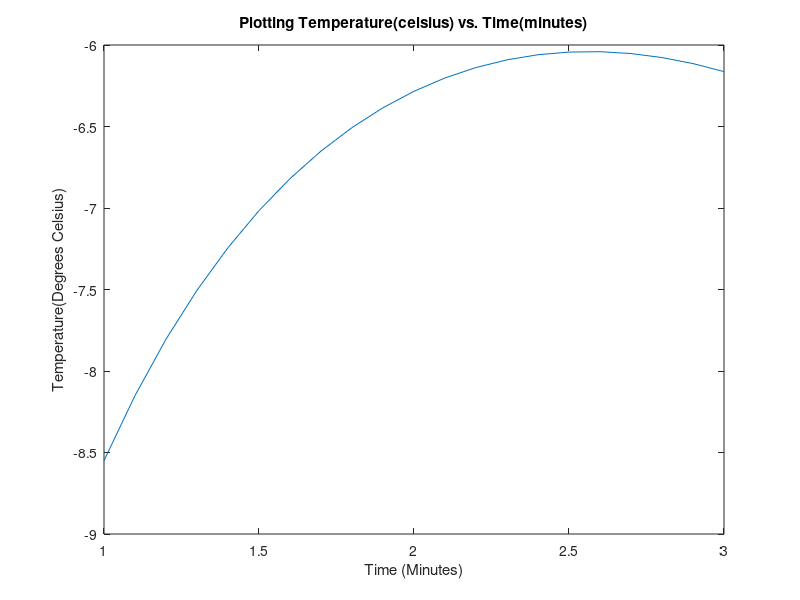

The MATLAB script that drew this image:
% William Bannister
% 10/27/21
% ME.203.1001
% Homework 3

clc; clear all; format compact;

%% Problem 1

A= [0 -7 6; 5 -4 3; 10 -1 9; 15 1 0; 20 2 -1]; % given

plot(A(:,1),A(:,2:end)) %plots specific columns : ignores 
% had to take figure(1) out made it wonky
xlabel('time(s)')
ylabel('force(N)')
title('Force by Time')

%% Problem 2

A= [3 7 -4 12; -5 9 10 2; 6 13 8 11; 15 5 4 1]; % define matrix
B= A(:,2:4) % selects 2nd thru 4th column
C= A(2:4, :) % selects 2nd thru 4th row
D= A(1:2,2:4) % selects 1st 2 rows and last 3 colums

%% Problem 3

% defining matrices
A= [56 32; 24 -16];
B= [14 -4; 6 -2];

% a

a= A.*B

% b

b= A/B

%c

c= B.^3

%% Problem 4

% a

a= 6*pi*atan(12.5)+4

%b

b= 5*tan(3*asin(13/5))

%% Problem 5

% TRIED USING LINSOLVE AND DID NOT WORK
% NOW USING LINEAR ALGEBRA

%a

a1= [-2 1 ; -2 1]; 
b1= [-5;3];
f1= inv(a1)*b1

%b

a2= [-2 1 ; -2 1];
b2= [3;12];
f2= inv(a2)*b2

%c

a3= [-2 1 ; -2 1];
b3= [-5;-5.00001];
f3= inv(a3)*b3

%d

a4= [1 5 -1 6; 2 -1 1 -2; -1 4 -1 3; 3 -7 -2 1];
b4= [19;7;30;-75];
f4= inv(a4)*b4




%% Problem 6

t= 1:.1:3; %time (min)
T= 6*log(t)-7*exp(0.2*t); %temp

plot(t,T) % had to take figure(2) out made it wonky
title('Plotting Temperature(celsius) vs. Time(minutes)')
ylabel('Temperature(Degrees Celsius)')
xlabel('Time (Minutes)')

%% Problem 7

a= 1;
b=2;
c=3;

%1

(a==b)&((b==c)|(a==c))

%2

(a==b)|((b==c)&(a==c))

%% Problem 8
%% a
clc;
x= input('What percent grade have you received: \n');

if x>0
    L= 'F';
    if x>=60
        L= 'D';
        if x>=70
            L='C';
            if x>=80
                L= 'B';
                if x>=90 
                    L='A';
                end
            end
        end
    end
end

fprintf('Your letter grade: %s\n', L)

%% b 

clc;
x= input('What percent grade have you received: \n');
if x<60
    L= 'F';
elseif x>=60 && x<70
        L= 'D';
elseif x>=70 && x< 80
            L='C';
elseif x>=80 && x<90
                L= 'B';
else  
                    L='A';
end
fprintf('Your letter grade: %s\n', L)





